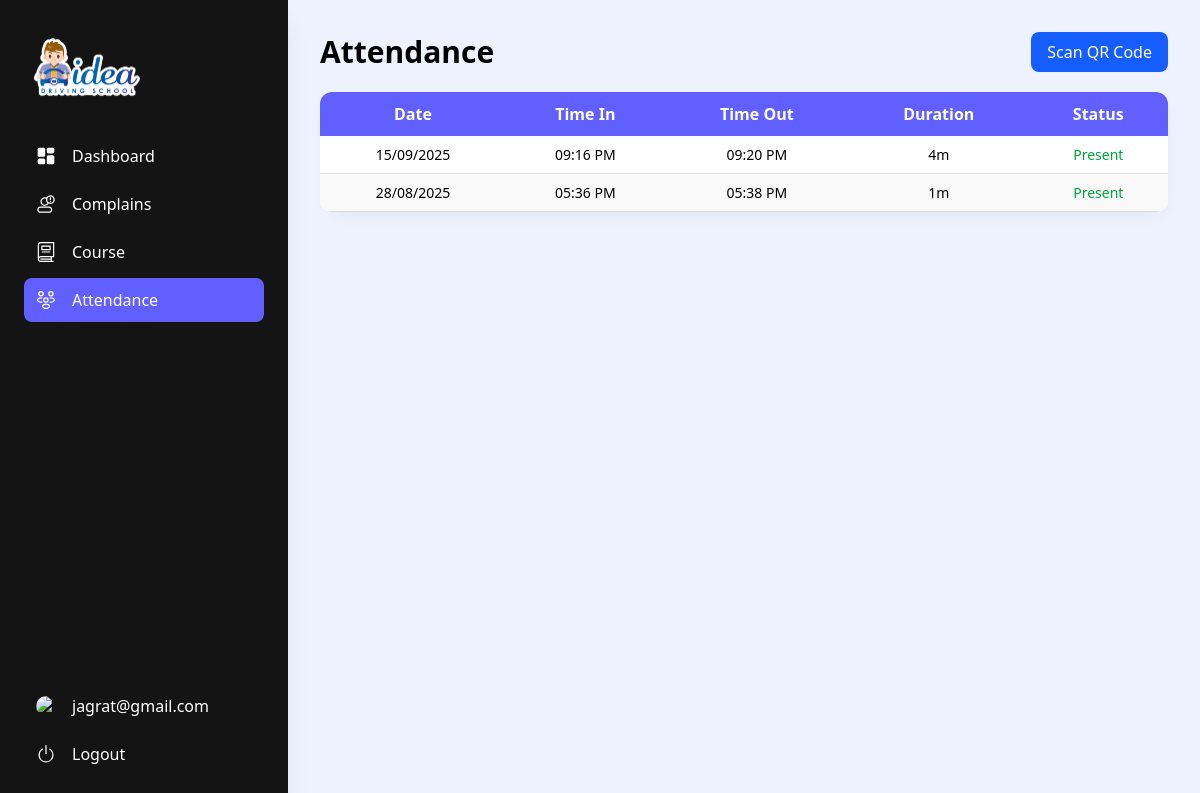
Screenshot of /student/manage-attendance/ (signed in) with the database file from the repository.
### AdminPanel/models.py (models this page shows)
class Attendance(models.Model):
    choices = (
        ('Present', 'Present'),
        ('Absent', 'Absent'),
        ('Leave', 'Leave'),
    )
    class Meta:
        unique_together = ('student', 'date')
    student = models.ForeignKey(Student, on_delete=models.CASCADE)
    date = models.DateField()
    status = models.CharField(max_length=10,choices=choices,null=True,blank=True)
    timeIn = models.TimeField(null=True,blank=True)
    timeOut = models.TimeField(null=True,blank=True)
    is_active = models.BooleanField(default=True)
    def __str__(self):
        return self.student.user.user.first_name + ' - ' + str(self.date)

### Student/views.py (the view)
# urls.py: path('manage-attendance/',views.manage_attendance, name='manage_attendance'),
@login_required(login_url='student_signin/')
def manage_attendance(request):
    student = Student.objects.get(user__user=request.user)
    attendance_records = Attendance.objects.filter(student=student).order_by('-date')
    print(attendance_records)
    attendance_data = []
    for record in attendance_records:
        time1 = record.timeIn
        time2 = record.timeOut
        date = record.date
        if time1 and time2:
            date1 = datetime.combine(date, time1)
            date2 = datetime.combine(date, time2)
            diff = date2 - date1
        else:
            diff = None
        attendance_data.append({
            'date': record.date.strftime('%d/%m/%Y'),
            'date': record.date,
            'timeIn': record.timeIn,
            'timeOut': record.timeOut,
            'totalTime': int(diff.total_seconds() / 60) if diff else None,
            'status': 'Present' if record.status else 'Absent'
        })
    return render(request, 'student/manage-attendance.html', {'attendance_data': attendance_data})

### templates/student/manage-attendance.html (shortened to what this page needs)
<!DOCTYPE html>
<html lang="en">
<head>
	<script src="https://unpkg.com/@tailwindcss/browser@4"></script>
	<link href="https://unpkg.com/gridjs/dist/theme/mermaid.min.css" rel="stylesheet" />
</head>
<body>
	<section class="flex min-h-screen h-full bg-indigo-50">
		<div
			class="fixed top-0 left-0 flex flex-col bg-clip-border bg-[#141414] text-white min-h-screen h-screen min-w-[18rem] w-full max-w-[18rem] p-4 shadow-xl shadow-blue-gray-900/5 z-10">
			<div class="mb-2 p-4">
				<img src="/static/images/IDEA-LOGO.png" class="w-[110px] h-[70px] object-contain" alt="logo">
			</div>
			<nav class="flex flex-col justify-between p-2 font-sans text-base font-normal text-white h-full">
				<div class="flex flex-col gap-1">
					<a href="/student/">
						<div role="button" tabindex="0"
							class="flex items-center w-full p-3 rounded-lg text-start leading-tight transition-all hover:bg-indigo-500 hover:bg-opacity-80 hover:text-white outline-none cursor-pointer">
							<div class="grid place-items-center mr-4">
								<svg fill="currentColor" class="w-5 h-5" viewBox="0 0 24 24">
									<rect x="2" y="2" width="9" height="11" rx="2"></rect>
									<rect x="13" y="2" width="9" height="7" rx="2"></rect>
									<rect x="2" y="15" width="9" height="7" rx="2"></rect>
									<rect x="13" y="11" width="9" height="11" rx="2"></rect>
								</svg>
							</div>
							Dashboard
						</div>
					</a>
					<a href="/student/manage-complain/">
						<div role="button" tabindex="0"
							class="flex items-center w-full p-3 rounded-lg text-start leading-tight transition-all hover:bg-indigo-500 hover:bg-opacity-80 hover:text-white outline-none cursor-pointer">
							<div class="grid place-items-center mr-4">
							</div>
							Complains
						</div>
					</a>
					<a href="/student/manage-course/">
						<div role="button" tabindex="0"
							class="flex items-center w-full p-3 rounded-lg text-start leading-tight transition-all hover:bg-indigo-500 hover:bg-opacity-80 hover:text-white outline-none cursor-pointer">
							<div class="grid place-items-center mr-4">
							</div>
							Course
						</div>
					</a>
					<a href="/student/manage-attendance/">
						<div role="button" tabindex="0" class="flex items-center w-full p-3 rounded-lg text-start leading-tight transition-all hover:bg-indigo-500 hover:bg-opacity-80 hover:text-white outline-none cursor-pointer">
							<div class="grid place-items-center mr-4">
							</div>
							Attendance
						</div>
					</a>
				</div>
				<div class="flex flex-col gap-1">
					{% if user.is_authenticated %}
					<div role="button" tabindex="0"
						class="flex items-center w-full p-3 rounded-lg text-start leading-tight transition-all hover:bg-indigo-500 hover:bg-opacity-80 hover:text-white outline-none cursor-pointer">
						<div class="grid place-items-center mr-4">
							{% if profilepic != '' %}
							<img src="{{ profilepic }}" class="w-5 h-5 rounded-full" alt="Profile Picture">
							{%endif%}
						</div>
						{{ user.username }}
					</div>
					<a href="/signout/">
						<div role="button" tabindex="0"
							class="flex items-center w-full p-3 rounded-lg text-start leading-tight transition-all hover:bg-indigo-500 hover:bg-opacity-80 hover:text-white outline-none cursor-pointer">
							<div class="grid place-items-center mr-4">
								<svg fill="currentColor" class="w-5 h-5" viewBox="0 0 16 16">
									<path d="M7.5 1v7h1V1z" />
									<path
										d="M3 8.812a5 5 0 0 1 2.578-4.375l-.485-.874A6 6 0 1 0 11 3.616l-.501.865A5 5 0 1 1 3 8.812" />
								</svg>
							</div>
							Logout
						</div>
					</a>
					{% endif %}
				</div>
			</nav>
		</div>
		<div class="p-8 w-[calc(100vw-18rem)] ml-[18rem]">
			<div class="flex items-center justify-between">
				<div class="w-full flex items-center justify-between">
					<h1 class="text-3xl font-bold">Attendance</h1>
				</div>
				<div>
					<button id="scanQrBtn" class="bg-blue-600 hover:bg-blue-700 text-white font-medium py-2 px-4 rounded-lg transition-colors whitespace-nowrap cursor-pointer">
						Scan QR Code
					</button>
				</div>
			</div>
			<div class="my-5 flex items-start justify-between gap-5 bg-white rounded-xl shadow-[3px_8px_20px_-10px_#00000015] overflow-hidden">
				<table class="attendance-table">
					<thead>
						<tr>
							<th>Date</th>
							<th>Time In</th>
							<th>Time Out</th>
							<th>Duration</th>
							<th>Status</th>
						</tr>
					</thead>
					<tbody>
						{% for attendance in attendance_data %}
						<tr>
							<td>{{ attendance.date|date:"d/m/Y" }}</td>
							<td>{{ attendance.timeIn|date:"h:i A" }}</td>
							<td>{{ attendance.timeOut|date:"h:i A" }}</td>
							<td>{{ attendance.totalTime }}m</td>
							<td>
								{% if attendance.status == 'Present' %}
								<span class="text-green-600">{{ attendance.status }}</span>
								{% else %}
								<span class="text-red-600">{{ attendance.status }}</span>
								{% endif %}
							</td>
						</tr>
						{% endfor %}
					</tbody>
				</table>
			</div>
		</div>
	</section>
</body>
</html>

### templates/student/manage-attendance.html (style rules this page uses)
.attendance-table { width: 100%; border-collapse: collapse; }
.attendance-table th { background-color: #615FFF; color: white; padding: 10px; text-align: left; font-size: 16px; text-align: center; }
.attendance-table td { padding: 8px 10px; border-bottom: 1px solid #ddd; font-size: 14px; text-align: center; }
.attendance-table tr:nth-child(even) { background-color: #f9f9f9; }

### rows the page displays
Attendance: date "15/09/2025", timeIn "09:16 PM", timeOut "09:20 PM"
Attendance: date "28/08/2025", timeIn "05:36 PM", timeOut "05:38 PM"

### other values shown
{{ user.username }} "jagrat@gmail.com"
{{ attendance.totalTime }} "4" "1"
{{ attendance.status }} "Present" "Present"
